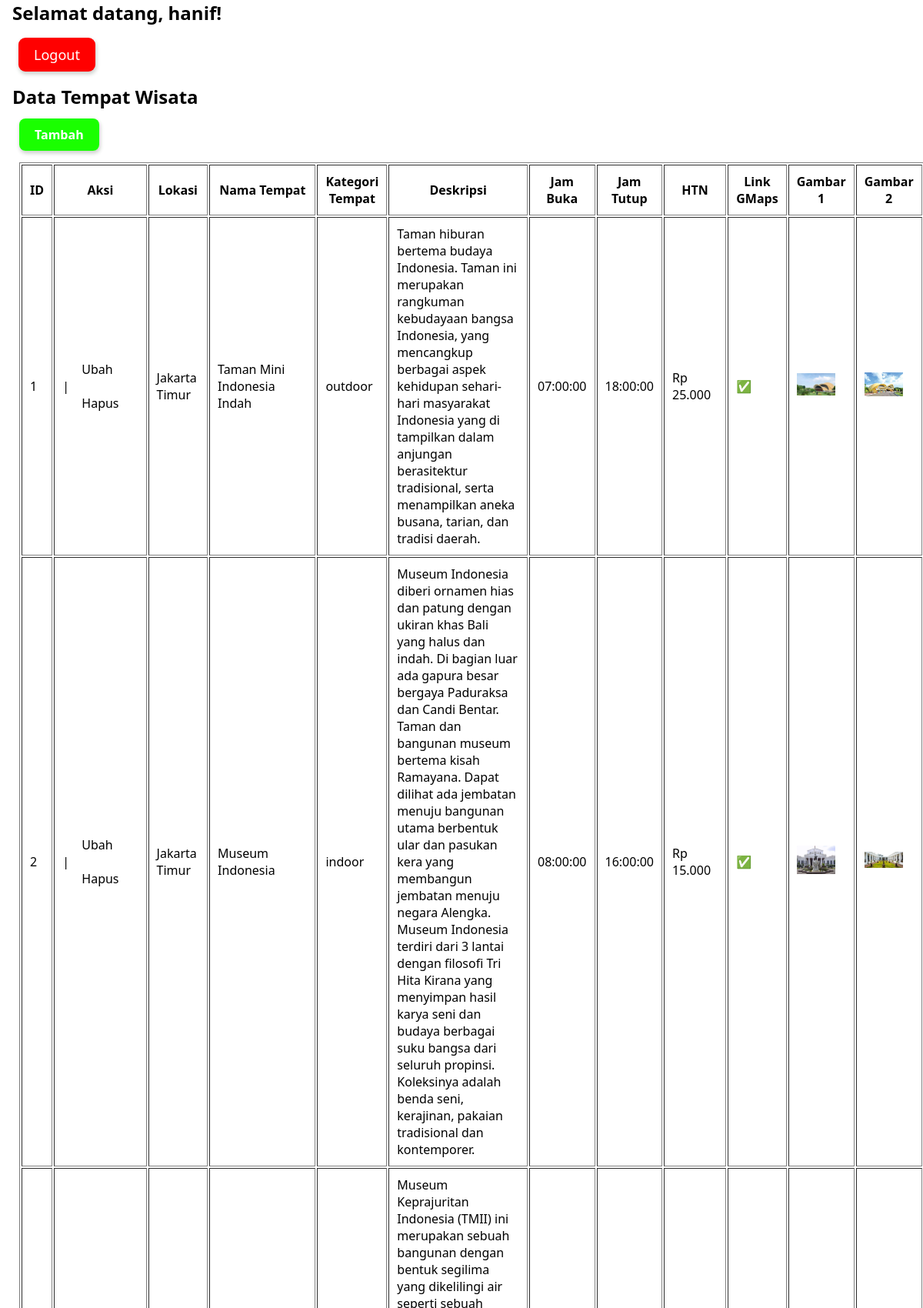
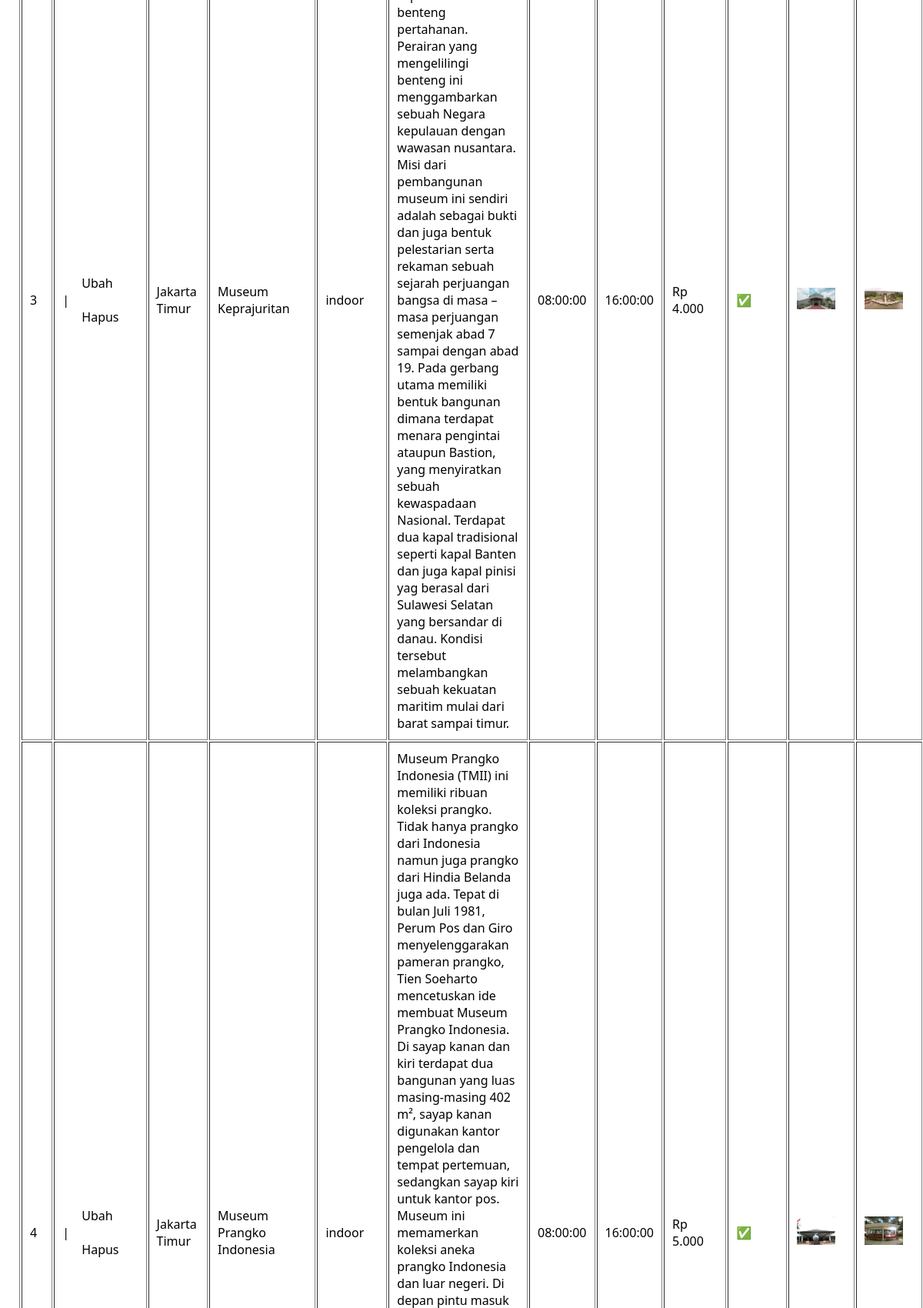
The page /admin (signed in, upper part) on the database its author committed (2 pictures, top to bottom).
### tables this page shows
CREATE TABLE `tempat` (
  `id` int(11) NOT NULL,
  `lokasi` varchar(16) NOT NULL,
  `nama` varchar(48) NOT NULL,
  `tipe` varchar(8) NOT NULL,
  `deskripsi` text NOT NULL,
  `buka` time NOT NULL,
  `tutup` time NOT NULL,
  `htm` varchar(25) NOT NULL,
  `gmaps` varchar(255) NOT NULL,
  `foto1` varchar(255) NOT NULL,
  `foto2` varchar(255) NOT NULL,
  `foto3` varchar(255) NOT NULL,
  `timestamp` datetime NOT NULL
);

### admin/index.php (the view, shortened to what this page needs)
<?php
    require "../script/php/conn.php";
    $admin_name = $_SESSION["name"];
    $result = mysqli_query($conn, "SELECT * FROM tempat");
?>
<!DOCTYPE html>
<html lang="en">
<head>
    <link rel="stylesheet" href="/style/admin.css">
</head>
<body>
    <nav>
        <h1> Selamat datang, <?= $admin_name ?>!</h1>
        <a href="logout.php"><button>Logout</button></a>
    </nav>
    <section>
        <h2>Data Tempat Wisata</h2><br>
        <a href="tambah.php" class="add-button">Tambah</a>
        <div style="overflow-x:auto;">
            <table border="1" cellpadding="10" cellspacing="2">
                <tr>
                    <th>ID</th>
                    <th>Aksi</th>
                    <th>Lokasi</th>
                    <th>Nama Tempat</th>
                    <th>Kategori Tempat</th>
                    <th>Deskripsi</th>
                    <th>Jam Buka</th>
                    <th>Jam Tutup</th>
                    <th>HTN</th>
                    <th>Link GMaps</th>
                    <th>Gambar 1</th>
                    <th>Gambar 2</th>
                </tr>
                <?php while ( $row = mysqli_fetch_row($result)) : ?>
                    <tr>
                        <td><?= $row[0]; ?></td>
                        <td>
                            <a href="ubah.php?id=<?= $row[0]; ?>">Ubah</a> |
                            <a href="hapus.php?id=<?= $row[0]; ?>">Hapus</a>
                        </td>
                        <td><?= $row[1]; ?></td>
                        <td><?= $row[2]; ?></td>
                        <td><?= $row[3]; ?></td>
                        <td><?= $row[4]; ?></td>
                        <td><?= $row[5]; ?></td>
                        <td><?= $row[6]; ?></td>
                        <td><?= $row[7]; ?></td>
                        <td><?php if(isset($row[8])){echo "✅";}else {echo "❌";} ?></td>
                        <td><img src="<?= $row[9]; ?>" alt=""></td>
                        <td><img src="<?= $row[10]; ?>" alt=""></td>
                    </tr>
                <?php endwhile; ?>
            </table>
        </div>
    </section>
</body>
</html>

### style/admin.css (style rules this page uses)
* { margin: 0; font-family: 'Segoe UI', Tahoma, Geneva, Verdana, sans-serif; }
nav { display: flex; flex-direction: column; }
a { color: inherit; text-decoration: inherit; text-decoration-line: inherit; text-decoration-style: inherit; text-decoration-color: inherit; }
button { padding: 10px 20px; border-radius: 0.5em; border-width: 0px; background-color: red; color: white; font-size: large; box-shadow: 1px 3px 5px 0.5px #CFD2CF; margin: 1rem 1.5rem; }
.add-button { background-color: #1aff00; padding: 10px 20px; border-radius: 0.5em; box-shadow: 1px 3px 5px 0.5px #CFD2CF; color: white; font-weight: bolder; }
table { margin: 25px; max-width: 80%; }
h1, h2 { margin-left: 1rem; }
section a { margin: 25px; }
td img { max-width: 50px; }

### rows shown on the page
tempat: id "1", lokasi "Jakarta Timur", nama "Taman Mini Indonesia Indah", tipe "outdoor", deskripsi "Taman hiburan bertema budaya Indonesia. Taman ini merupakan rangkuman kebudayaan bangsa Indonesia, yang mencangkup berbagai aspek kehidupan sehari-hari masyarakat Indonesia yang di tampilkan dalam anjungan berasitektur tradisional, serta menampilkan aneka busana, tarian, dan tradisi daerah.", buka "07:00:00", tutup "18:00:00", htm "Rp 25.000", foto1 (picture), foto2 (picture)
tempat: id "2", lokasi "Jakarta Timur", nama "Museum Indonesia", tipe "indoor", deskripsi "Museum Indonesia diberi ornamen hias dan patung dengan ukiran khas Bali yang halus dan indah. Di bagian luar ada gapura besar bergaya Paduraksa dan Candi Bentar. Taman dan bangunan museum bertema kisah Ramayana. Dapat dilihat ada jembatan menuju bangunan utama berbentuk ular dan pasukan kera yang membangun jembatan menuju negara Alengka. Museum Indonesia terdiri dari 3 lantai dengan filosofi Tri Hita Kirana yang menyimpan hasil karya seni dan budaya berbagai suku bangsa dari seluruh propinsi. Koleksinya adalah benda seni, kerajinan, pakaian tradisional dan kontemporer.", buka "08:00:00", tutup "16:00:00", htm "Rp 15.000", foto1 (picture), foto2 (picture)
tempat: id "3", lokasi "Jakarta Timur", nama "Museum Keprajuritan", tipe "indoor", deskripsi "Museum Keprajuritan Indonesia (TMII) ini merupakan sebuah bangunan dengan bentuk segilima yang dikelilingi air seperti sebuah benteng pertahanan. Perairan yang mengelilingi benteng ini menggambarkan sebuah Negara kepulauan dengan wawasan nusantara. Misi dari pembangunan museum ini sendiri adalah sebagai bukti dan juga bentuk pelestarian serta rekaman sebuah sejarah perjuangan bangsa di masa – masa perjuangan semenjak abad 7 sampai dengan abad 19. Pada gerbang utama memiliki bentuk bangunan dimana terdapat menara pengintai ataupun Bastion, yang menyiratkan sebuah kewaspadaan Nasional. Terdapat dua kapal tradisional seperti kapal Banten dan juga kapal pinisi yag berasal dari Sulawesi Selatan…", buka "08:00:00", tutup "16:00:00", htm "Rp 4.000", foto1 (picture), foto2 (picture)
tempat: id "4", lokasi "Jakarta Timur", nama "Museum Prangko Indonesia", tipe "indoor", buka "08:00:00", tutup "16:00:00", htm "Rp 5.000", foto1 (picture), foto2 (picture)

### other values the page prints
$admin_name "hanif"
